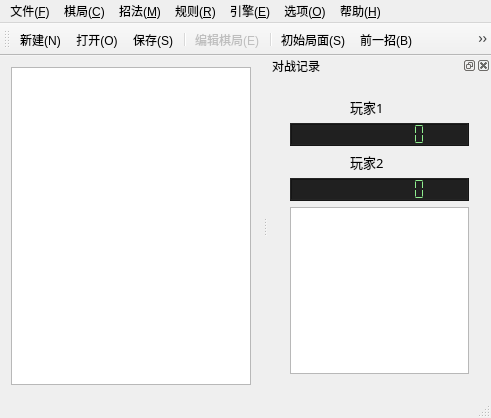
<?xml version="1.0" encoding="UTF-8"?>
<ui version="4.0">
 <class>NineChessWindowClass</class>
 <widget class="QMainWindow" name="NineChessWindowClass">
  <property name="geometry">
   <rect>
    <x>0</x>
    <y>0</y>
    <width>491</width>
    <height>418</height>
   </rect>
  </property>
  <property name="windowTitle">
   <string>九连棋</string>
  </property>
  <property name="styleSheet">
   <string notr="true"/>
  </property>
  <widget class="QWidget" name="centralWidget">
   <property name="sizePolicy">
    <sizepolicy hsizetype="Expanding" vsizetype="Expanding">
     <horstretch>3</horstretch>
     <verstretch>3</verstretch>
    </sizepolicy>
   </property>
   <property name="autoFillBackground">
    <bool>false</bool>
   </property>
   <layout class="QHBoxLayout" name="horizontalLayout">
    <item>
     <widget class="GameView" name="gameView">
      <property name="sizePolicy">
       <sizepolicy hsizetype="Expanding" vsizetype="Expanding">
        <horstretch>10</horstretch>
        <verstretch>10</verstretch>
       </sizepolicy>
      </property>
      <property name="minimumSize">
       <size>
        <width>240</width>
        <height>240</height>
       </size>
      </property>
      <property name="styleSheet">
       <string notr="true">background-image: url(:/image/Resources/image/background.png);</string>
      </property>
      <property name="verticalScrollBarPolicy">
       <enum>Qt::ScrollBarAlwaysOff</enum>
      </property>
      <property name="horizontalScrollBarPolicy">
       <enum>Qt::ScrollBarAlwaysOff</enum>
      </property>
     </widget>
    </item>
   </layout>
  </widget>
  <widget class="QMenuBar" name="menuBar">
   <property name="geometry">
    <rect>
     <x>0</x>
     <y>0</y>
     <width>491</width>
     <height>26</height>
    </rect>
   </property>
   <widget class="QMenu" name="menu_F">
    <property name="title">
     <string>文件(&amp;F)</string>
    </property>
    <addaction name="actionNew_N"/>
    <addaction name="actionOpen_O"/>
    <addaction name="actionSave_S"/>
    <addaction name="actionSaveAs_A"/>
    <addaction name="separator"/>
    <addaction name="actionViewText_V"/>
    <addaction name="separator"/>
    <addaction name="actionExit_X"/>
   </widget>
   <widget class="QMenu" name="menu_C">
    <property name="title">
     <string>棋局(&amp;C)</string>
    </property>
    <addaction name="actionEdit_E"/>
    <addaction name="separator"/>
    <addaction name="actionFlip_F"/>
    <addaction name="actionMirror_M"/>
    <addaction name="actionTurnRight_R"/>
    <addaction name="actionTurnLeftt_L"/>
    <addaction name="actionInvert_I"/>
   </widget>
   <widget class="QMenu" name="menu_M">
    <property name="title">
     <string>招法(&amp;M)</string>
    </property>
    <addaction name="actionBegin_S"/>
    <addaction name="actionPrevious_B"/>
    <addaction name="actionNext_F"/>
    <addaction name="actionEnd_E"/>
    <addaction name="actionAutoRun_A"/>
    <addaction name="separator"/>
    <addaction name="actionResign_R"/>
    <addaction name="separator"/>
   </widget>
   <widget class="QMenu" name="menu_E">
    <property name="title">
     <string>引擎(&amp;E)</string>
    </property>
    <addaction name="actionEngine_E"/>
    <addaction name="actionLocal_L"/>
    <addaction name="actionInternet_I"/>
    <addaction name="separator"/>
    <addaction name="actionEngine1_T"/>
    <addaction name="actionEngine2_R"/>
   </widget>
   <widget class="QMenu" name="menu_O">
    <property name="title">
     <string>选项(&amp;O)</string>
    </property>
    <addaction name="actionSetting_O"/>
    <addaction name="separator"/>
    <addaction name="actionToolBar_T"/>
    <addaction name="actionDockBar_D"/>
    <addaction name="actionMusic_M"/>
    <addaction name="actionSound_S"/>
    <addaction name="actionAnimation_A"/>
   </widget>
   <widget class="QMenu" name="menu_H">
    <property name="title">
     <string>帮助(&amp;H)</string>
    </property>
    <addaction name="actionViewHelp_V"/>
    <addaction name="actionWeb_W"/>
    <addaction name="actionAbout_A"/>
   </widget>
   <widget class="QMenu" name="menu_R">
    <property name="title">
     <string>规则(&amp;R)</string>
    </property>
    <addaction name="separator"/>
    <addaction name="actionLimited_T"/>
    <addaction name="separator"/>
   </widget>
   <addaction name="menu_F"/>
   <addaction name="menu_C"/>
   <addaction name="menu_M"/>
   <addaction name="menu_R"/>
   <addaction name="menu_E"/>
   <addaction name="menu_O"/>
   <addaction name="menu_H"/>
  </widget>
  <widget class="QToolBar" name="mainToolBar">
   <property name="windowTitle">
    <string>工具栏</string>
   </property>
   <attribute name="toolBarArea">
    <enum>TopToolBarArea</enum>
   </attribute>
   <attribute name="toolBarBreak">
    <bool>false</bool>
   </attribute>
   <addaction name="actionNew_N"/>
   <addaction name="actionOpen_O"/>
   <addaction name="actionSave_S"/>
   <addaction name="separator"/>
   <addaction name="actionEdit_E"/>
   <addaction name="separator"/>
   <addaction name="actionBegin_S"/>
   <addaction name="actionPrevious_B"/>
   <addaction name="actionNext_F"/>
   <addaction name="actionEnd_E"/>
   <addaction name="actionAutoRun_A"/>
   <addaction name="separator"/>
   <addaction name="actionEngine1_T"/>
   <addaction name="actionEngine2_R"/>
   <addaction name="actionLocal_L"/>
   <addaction name="actionInternet_I"/>
  </widget>
  <widget class="QDockWidget" name="dockWidget">
   <property name="sizePolicy">
    <sizepolicy hsizetype="Preferred" vsizetype="Preferred">
     <horstretch>0</horstretch>
     <verstretch>0</verstretch>
    </sizepolicy>
   </property>
   <property name="autoFillBackground">
    <bool>false</bool>
   </property>
   <property name="styleSheet">
    <string notr="true">QLCDNumber {
	color: lightgreen;
	background-color: rgb(32, 32, 32);
}</string>
   </property>
   <property name="floating">
    <bool>false</bool>
   </property>
   <property name="allowedAreas">
    <set>Qt::AllDockWidgetAreas</set>
   </property>
   <property name="windowTitle">
    <string>对战记录</string>
   </property>
   <attribute name="dockWidgetArea">
    <number>2</number>
   </attribute>
   <widget class="QWidget" name="dockWidgetContents">
    <property name="sizePolicy">
     <sizepolicy hsizetype="Preferred" vsizetype="Preferred">
      <horstretch>0</horstretch>
      <verstretch>0</verstretch>
     </sizepolicy>
    </property>
    <property name="minimumSize">
     <size>
      <width>0</width>
      <height>0</height>
     </size>
    </property>
    <layout class="QVBoxLayout" name="verticalLayout_2">
     <item>
      <widget class="QSplitter" name="splitter">
       <property name="frameShape">
        <enum>QFrame::NoFrame</enum>
       </property>
       <property name="orientation">
        <enum>Qt::Vertical</enum>
       </property>
       <widget class="QWidget" name="layoutWidget">
        <layout class="QVBoxLayout" name="verticalLayout">
         <item>
          <layout class="QHBoxLayout" name="horizontalLayout_5">
           <property name="spacing">
            <number>1</number>
           </property>
           <property name="sizeConstraint">
            <enum>QLayout::SetDefaultConstraint</enum>
           </property>
           <item>
            <widget class="QLabel" name="picLabel1">
             <property name="sizePolicy">
              <sizepolicy hsizetype="Preferred" vsizetype="Preferred">
               <horstretch>1</horstretch>
               <verstretch>0</verstretch>
              </sizepolicy>
             </property>
             <property name="text">
              <string/>
             </property>
             <property name="pixmap">
              <pixmap resource="ninechesswindow.qrc">:/icon/Resources/icon/Black.png</pixmap>
             </property>
             <property name="alignment">
              <set>Qt::AlignCenter</set>
             </property>
            </widget>
           </item>
           <item>
            <widget class="QLabel" name="label1">
             <property name="sizePolicy">
              <sizepolicy hsizetype="Preferred" vsizetype="Preferred">
               <horstretch>2</horstretch>
               <verstretch>0</verstretch>
              </sizepolicy>
             </property>
             <property name="font">
              <font>
               <family>微软雅黑</family>
               <pointsize>10</pointsize>
              </font>
             </property>
             <property name="text">
              <string>玩家1</string>
             </property>
            </widget>
           </item>
          </layout>
         </item>
         <item>
          <widget class="QLCDNumber" name="lcdNumber_1">
           <property name="sizePolicy">
            <sizepolicy hsizetype="Preferred" vsizetype="Minimum">
             <horstretch>0</horstretch>
             <verstretch>0</verstretch>
            </sizepolicy>
           </property>
           <property name="styleSheet">
            <string notr="true"/>
           </property>
           <property name="smallDecimalPoint">
            <bool>false</bool>
           </property>
           <property name="digitCount">
            <number>9</number>
           </property>
           <property name="segmentStyle">
            <enum>QLCDNumber::Flat</enum>
           </property>
           <property name="value" stdset="0">
            <double>0.000000000000000</double>
           </property>
           <property name="intValue" stdset="0">
            <number>0</number>
           </property>
          </widget>
         </item>
         <item>
          <layout class="QHBoxLayout" name="horizontalLayout_4">
           <property name="spacing">
            <number>1</number>
           </property>
           <property name="sizeConstraint">
            <enum>QLayout::SetDefaultConstraint</enum>
           </property>
           <item>
            <widget class="QLabel" name="picLabel2">
             <property name="sizePolicy">
              <sizepolicy hsizetype="Preferred" vsizetype="Preferred">
               <horstretch>1</horstretch>
               <verstretch>0</verstretch>
              </sizepolicy>
             </property>
             <property name="text">
              <string/>
             </property>
             <property name="pixmap">
              <pixmap resource="ninechesswindow.qrc">:/icon/Resources/icon/White.png</pixmap>
             </property>
             <property name="alignment">
              <set>Qt::AlignCenter</set>
             </property>
            </widget>
           </item>
           <item>
            <widget class="QLabel" name="label2">
             <property name="sizePolicy">
              <sizepolicy hsizetype="Preferred" vsizetype="Preferred">
               <horstretch>2</horstretch>
               <verstretch>0</verstretch>
              </sizepolicy>
             </property>
             <property name="font">
              <font>
               <family>微软雅黑</family>
               <pointsize>10</pointsize>
              </font>
             </property>
             <property name="text">
              <string>玩家2</string>
             </property>
            </widget>
           </item>
          </layout>
         </item>
         <item>
          <widget class="QLCDNumber" name="lcdNumber_2">
           <property name="sizePolicy">
            <sizepolicy hsizetype="Preferred" vsizetype="Minimum">
             <horstretch>0</horstretch>
             <verstretch>0</verstretch>
            </sizepolicy>
           </property>
           <property name="styleSheet">
            <string notr="true"/>
           </property>
           <property name="smallDecimalPoint">
            <bool>false</bool>
           </property>
           <property name="digitCount">
            <number>9</number>
           </property>
           <property name="segmentStyle">
            <enum>QLCDNumber::Flat</enum>
           </property>
           <property name="value" stdset="0">
            <double>0.000000000000000</double>
           </property>
           <property name="intValue" stdset="0">
            <number>0</number>
           </property>
          </widget>
         </item>
         <item>
          <widget class="SizeHintListView" name="listView">
           <property name="font">
            <font>
             <pointsize>7</pointsize>
            </font>
           </property>
          </widget>
         </item>
        </layout>
       </widget>
      </widget>
     </item>
    </layout>
   </widget>
  </widget>
  <widget class="QStatusBar" name="statusBar"/>
  <action name="actionNew_N">
   <property name="icon">
    <iconset resource="ninechesswindow.qrc">
     <normaloff>:/icon/Resources/icon/DocumentHS.png</normaloff>:/icon/Resources/icon/DocumentHS.png</iconset>
   </property>
   <property name="text">
    <string>新建(&amp;N)</string>
   </property>
   <property name="statusTip">
    <string/>
   </property>
   <property name="shortcut">
    <string>Ctrl+N</string>
   </property>
  </action>
  <action name="actionOpen_O">
   <property name="icon">
    <iconset resource="ninechesswindow.qrc">
     <normaloff>:/icon/Resources/icon/OpenHS.png</normaloff>:/icon/Resources/icon/OpenHS.png</iconset>
   </property>
   <property name="text">
    <string>打开(&amp;O)...</string>
   </property>
   <property name="shortcut">
    <string>Ctrl+O</string>
   </property>
  </action>
  <action name="actionSave_S">
   <property name="icon">
    <iconset resource="ninechesswindow.qrc">
     <normaloff>:/icon/Resources/icon/SaveHS.png</normaloff>:/icon/Resources/icon/SaveHS.png</iconset>
   </property>
   <property name="text">
    <string>保存(&amp;S)</string>
   </property>
   <property name="shortcut">
    <string>Ctrl+S</string>
   </property>
  </action>
  <action name="actionSaveAs_A">
   <property name="icon">
    <iconset resource="ninechesswindow.qrc">
     <normaloff>:/icon/Resources/icon/SaveHS.png</normaloff>:/icon/Resources/icon/SaveHS.png</iconset>
   </property>
   <property name="text">
    <string>另存为(&amp;A)...</string>
   </property>
  </action>
  <action name="actionViewText_V">
   <property name="icon">
    <iconset resource="ninechesswindow.qrc">
     <normaloff>:/icon/Resources/icon/EditInformationHS.png</normaloff>:/icon/Resources/icon/EditInformationHS.png</iconset>
   </property>
   <property name="text">
    <string>查看文本棋谱(&amp;V)</string>
   </property>
  </action>
  <action name="actionExit_X">
   <property name="text">
    <string>退出(&amp;X)</string>
   </property>
  </action>
  <action name="actionEdit_E">
   <property name="checkable">
    <bool>true</bool>
   </property>
   <property name="enabled">
    <bool>false</bool>
   </property>
   <property name="icon">
    <iconset resource="ninechesswindow.qrc">
     <normaloff>:/icon/Resources/icon/EditTableHS.png</normaloff>:/icon/Resources/icon/EditTableHS.png</iconset>
   </property>
   <property name="text">
    <string>编辑棋局(&amp;E)</string>
   </property>
  </action>
  <action name="actionFlip_F">
   <property name="icon">
    <iconset resource="ninechesswindow.qrc">
     <normaloff>:/icon/Resources/icon/FlipVerticalHS.png</normaloff>:/icon/Resources/icon/FlipVerticalHS.png</iconset>
   </property>
   <property name="text">
    <string>上下翻转(&amp;F)</string>
   </property>
  </action>
  <action name="actionMirror_M">
   <property name="icon">
    <iconset resource="ninechesswindow.qrc">
     <normaloff>:/icon/Resources/icon/FlipHorizontalHS.png</normaloff>:/icon/Resources/icon/FlipHorizontalHS.png</iconset>
   </property>
   <property name="text">
    <string>左右翻转(&amp;M)</string>
   </property>
  </action>
  <action name="actionTurnRight_R">
   <property name="icon">
    <iconset resource="ninechesswindow.qrc">
     <normaloff>:/icon/Resources/icon/RightHS.png</normaloff>:/icon/Resources/icon/RightHS.png</iconset>
   </property>
   <property name="text">
    <string>顺时针旋转90°(&amp;R)</string>
   </property>
   <property name="toolTip">
    <string>顺时针旋转90°(R)</string>
   </property>
  </action>
  <action name="actionTurnLeftt_L">
   <property name="icon">
    <iconset resource="ninechesswindow.qrc">
     <normaloff>:/icon/Resources/icon/LeftHS.png</normaloff>:/icon/Resources/icon/LeftHS.png</iconset>
   </property>
   <property name="text">
    <string>逆时针旋转90°(&amp;L)</string>
   </property>
   <property name="toolTip">
    <string>逆时针旋转90°(L)</string>
   </property>
  </action>
  <action name="actionInvert_I">
   <property name="checkable">
    <bool>true</bool>
   </property>
   <property name="checked">
    <bool>false</bool>
   </property>
   <property name="icon">
    <iconset resource="ninechesswindow.qrc">
     <normaloff>:/icon/Resources/icon/Invert.png</normaloff>:/icon/Resources/icon/Invert.png</iconset>
   </property>
   <property name="text">
    <string>黑白反转(&amp;B)</string>
   </property>
  </action>
  <action name="actionBegin_S">
   <property name="icon">
    <iconset resource="ninechesswindow.qrc">
     <normaloff>:/icon/Resources/icon/First.png</normaloff>:/icon/Resources/icon/First.png</iconset>
   </property>
   <property name="text">
    <string>初始局面(&amp;S)</string>
   </property>
   <property name="toolTip">
    <string>初始局面(S)</string>
   </property>
   <property name="shortcut">
    <string>Ctrl+Up</string>
   </property>
  </action>
  <action name="actionPrevious_B">
   <property name="icon">
    <iconset resource="ninechesswindow.qrc">
     <normaloff>:/icon/Resources/icon/Previous.png</normaloff>:/icon/Resources/icon/Previous.png</iconset>
   </property>
   <property name="text">
    <string>前一招(&amp;B)</string>
   </property>
   <property name="shortcut">
    <string>Ctrl+Left</string>
   </property>
  </action>
  <action name="actionNext_F">
   <property name="icon">
    <iconset resource="ninechesswindow.qrc">
     <normaloff>:/icon/Resources/icon/Next.png</normaloff>:/icon/Resources/icon/Next.png</iconset>
   </property>
   <property name="text">
    <string>后一招(&amp;F)</string>
   </property>
   <property name="toolTip">
    <string>后一招(F)</string>
   </property>
   <property name="shortcut">
    <string>Ctrl+Right</string>
   </property>
  </action>
  <action name="actionEnd_E">
   <property name="icon">
    <iconset resource="ninechesswindow.qrc">
     <normaloff>:/icon/Resources/icon/Last.png</normaloff>:/icon/Resources/icon/Last.png</iconset>
   </property>
   <property name="text">
    <string>最后局面(&amp;E)</string>
   </property>
   <property name="shortcut">
    <string>Ctrl+Down</string>
   </property>
  </action>
  <action name="actionAutoRun_A">
   <property name="checkable">
    <bool>true</bool>
   </property>
   <property name="icon">
    <iconset resource="ninechesswindow.qrc">
     <normaloff>:/icon/Resources/icon/Play.png</normaloff>:/icon/Resources/icon/Play.png</iconset>
   </property>
   <property name="text">
    <string>自动演示(&amp;A)</string>
   </property>
   <property name="toolTip">
    <string>自动演示(A)</string>
   </property>
  </action>
  <action name="actionResign_R">
   <property name="icon">
    <iconset resource="ninechesswindow.qrc">
     <normaloff>:/icon/Resources/icon/BreakpointHS.png</normaloff>:/icon/Resources/icon/BreakpointHS.png</iconset>
   </property>
   <property name="text">
    <string>认输(&amp;G)</string>
   </property>
  </action>
  <action name="actionLimited_T">
   <property name="checked">
    <bool>false</bool>
   </property>
   <property name="text">
    <string>限制步数和时间(&amp;T)...</string>
   </property>
   <property name="toolTip">
    <string>限制步数和时间(T)</string>
   </property>
  </action>
  <action name="actionLocal_L">
   <property name="checkable">
    <bool>true</bool>
   </property>
   <property name="checked">
    <bool>true</bool>
   </property>
   <property name="icon">
    <iconset resource="ninechesswindow.qrc">
     <normaloff>:/icon/Resources/icon/FullScreenHS.png</normaloff>:/icon/Resources/icon/FullScreenHS.png</iconset>
   </property>
   <property name="text">
    <string>本机对战(&amp;L)</string>
   </property>
   <property name="toolTip">
    <string>本机对战(L)</string>
   </property>
  </action>
  <action name="actionInternet_I">
   <property name="checkable">
    <bool>true</bool>
   </property>
   <property name="enabled">
    <bool>true</bool>
   </property>
   <property name="icon">
    <iconset resource="ninechesswindow.qrc">
     <normaloff>:/icon/Resources/icon/Web.png</normaloff>:/icon/Resources/icon/Web.png</iconset>
   </property>
   <property name="text">
    <string>网络对战(&amp;I)</string>
   </property>
   <property name="toolTip">
    <string>网络对战(I)</string>
   </property>
  </action>
  <action name="actionEngine_E">
   <property name="icon">
    <iconset resource="ninechesswindow.qrc">
     <normaloff>:/icon/Resources/icon/OptionsHS.png</normaloff>:/icon/Resources/icon/OptionsHS.png</iconset>
   </property>
   <property name="text">
    <string>引擎设置(&amp;E)...</string>
   </property>
   <property name="toolTip">
    <string>引擎设置(E)</string>
   </property>
  </action>
  <action name="actionEngine1_T">
   <property name="checkable">
    <bool>true</bool>
   </property>
   <property name="checked">
    <bool>false</bool>
   </property>
   <property name="icon">
    <iconset resource="ninechesswindow.qrc">
     <normaloff>:/icon/Resources/icon/Black.png</normaloff>:/icon/Resources/icon/Black.png</iconset>
   </property>
   <property name="text">
    <string>电脑执先手(&amp;T)</string>
   </property>
   <property name="toolTip">
    <string>电脑执先手(T)</string>
   </property>
  </action>
  <action name="actionEngine2_R">
   <property name="checkable">
    <bool>true</bool>
   </property>
   <property name="icon">
    <iconset resource="ninechesswindow.qrc">
     <normaloff>:/icon/Resources/icon/White.png</normaloff>:/icon/Resources/icon/White.png</iconset>
   </property>
   <property name="text">
    <string>电脑执后手(&amp;R)</string>
   </property>
   <property name="toolTip">
    <string>电脑执白(R)</string>
   </property>
  </action>
  <action name="actionSetting_O">
   <property name="enabled">
    <bool>false</bool>
   </property>
   <property name="icon">
    <iconset resource="ninechesswindow.qrc">
     <normaloff>:/icon/Resources/icon/PrimaryKeyHS.png</normaloff>:/icon/Resources/icon/PrimaryKeyHS.png</iconset>
   </property>
   <property name="text">
    <string>设置(&amp;O)...</string>
   </property>
  </action>
  <action name="actionToolBar_T">
   <property name="checkable">
    <bool>true</bool>
   </property>
   <property name="checked">
    <bool>true</bool>
   </property>
   <property name="text">
    <string>工具栏(&amp;T)</string>
   </property>
  </action>
  <action name="actionDockBar_D">
   <property name="checkable">
    <bool>true</bool>
   </property>
   <property name="checked">
    <bool>true</bool>
   </property>
   <property name="text">
    <string>信息栏(&amp;D)</string>
   </property>
  </action>
  <action name="actionMusic_M">
   <property name="checkable">
    <bool>true</bool>
   </property>
   <property name="checked">
    <bool>true</bool>
   </property>
   <property name="text">
    <string>背景音乐(&amp;M)</string>
   </property>
   <property name="visible">
    <bool>false</bool>
   </property>
  </action>
  <action name="actionSound_S">
   <property name="checkable">
    <bool>true</bool>
   </property>
   <property name="checked">
    <bool>true</bool>
   </property>
   <property name="text">
    <string>落子音效(&amp;S)</string>
   </property>
  </action>
  <action name="actionAnimation_A">
   <property name="checkable">
    <bool>true</bool>
   </property>
   <property name="checked">
    <bool>true</bool>
   </property>
   <property name="text">
    <string>落子动画(&amp;A)</string>
   </property>
   <property name="toolTip">
    <string>落子动画(A)</string>
   </property>
  </action>
  <action name="actionViewHelp_V">
   <property name="icon">
    <iconset resource="ninechesswindow.qrc">
     <normaloff>:/icon/Resources/icon/Help.png</normaloff>:/icon/Resources/icon/Help.png</iconset>
   </property>
   <property name="text">
    <string>查看帮助(&amp;V)</string>
   </property>
   <property name="shortcut">
    <string>F1</string>
   </property>
  </action>
  <action name="actionWeb_W">
   <property name="icon">
    <iconset resource="ninechesswindow.qrc">
     <normaloff>:/icon/Resources/icon/HomeHS.png</normaloff>:/icon/Resources/icon/HomeHS.png</iconset>
   </property>
   <property name="text">
    <string>作者主页(&amp;W)</string>
   </property>
   <property name="toolTip">
    <string>作者主页(W)</string>
   </property>
  </action>
  <action name="actionAbout_A">
   <property name="text">
    <string>关于(&amp;A)...</string>
   </property>
   <property name="toolTip">
    <string>关于(A)</string>
   </property>
  </action>
 </widget>
 <layoutdefault spacing="6" margin="11"/>
 <customwidgets>
  <customwidget>
   <class>GameView</class>
   <extends>QGraphicsView</extends>
   <header>gameview.h</header>
  </customwidget>
  <customwidget>
   <class>SizeHintListView</class>
   <extends>QListView</extends>
   <header>sizehintlistview.h</header>
  </customwidget>
 </customwidgets>
 <resources>
  <include location="ninechesswindow.qrc"/>
 </resources>
 <connections>
  <connection>
   <sender>actionDockBar_D</sender>
   <signal>toggled(bool)</signal>
   <receiver>dockWidget</receiver>
   <slot>setVisible(bool)</slot>
   <hints>
    <hint type="sourcelabel">
     <x>-1</x>
     <y>-1</y>
    </hint>
    <hint type="destinationlabel">
     <x>507</x>
     <y>214</y>
    </hint>
   </hints>
  </connection>
  <connection>
   <sender>actionToolBar_T</sender>
   <signal>toggled(bool)</signal>
   <receiver>mainToolBar</receiver>
   <slot>setVisible(bool)</slot>
   <hints>
    <hint type="sourcelabel">
     <x>-1</x>
     <y>-1</y>
    </hint>
    <hint type="destinationlabel">
     <x>289</x>
     <y>28</y>
    </hint>
   </hints>
  </connection>
  <connection>
   <sender>actionExit_X</sender>
   <signal>triggered()</signal>
   <receiver>NineChessWindowClass</receiver>
   <slot>close()</slot>
   <hints>
    <hint type="sourcelabel">
     <x>-1</x>
     <y>-1</y>
    </hint>
    <hint type="destinationlabel">
     <x>289</x>
     <y>207</y>
    </hint>
   </hints>
  </connection>
  <connection>
   <sender>mainToolBar</sender>
   <signal>visibilityChanged(bool)</signal>
   <receiver>actionToolBar_T</receiver>
   <slot>setChecked(bool)</slot>
   <hints>
    <hint type="sourcelabel">
     <x>280</x>
     <y>47</y>
    </hint>
    <hint type="destinationlabel">
     <x>-1</x>
     <y>-1</y>
    </hint>
   </hints>
  </connection>
  <connection>
   <sender>dockWidget</sender>
   <signal>visibilityChanged(bool)</signal>
   <receiver>actionDockBar_D</receiver>
   <slot>setChecked(bool)</slot>
   <hints>
    <hint type="sourcelabel">
     <x>421</x>
     <y>267</y>
    </hint>
    <hint type="destinationlabel">
     <x>-1</x>
     <y>-1</y>
    </hint>
   </hints>
  </connection>
 </connections>
</ui>
